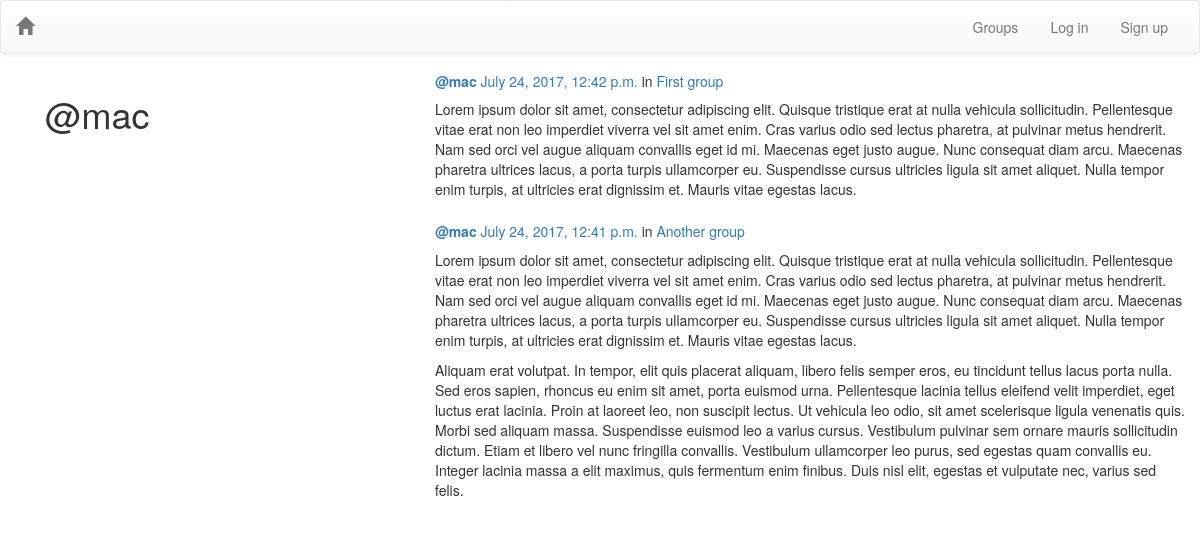
/post/by/mac, run on the app's committed database.
### posts/models.py (models this page shows, shortened)
class Post(models.Model):
    user = models.ForeignKey(User, related_name='posts')
    created_at = models.DateTimeField(auto_now=True)
    message = models.TextField()
    message_html = models.TextField(editable=False)
    group = models.ForeignKey(Group, related_name='posts', null=True, blank=True)
    class Meta:
        ordering = ['-created_at']
        unique_together = ['user', 'message']

### groups/models.py (models this page shows, shortened)
class Group(models.Model):
    name = models.CharField(max_length=128, unique=True)
    slug = models.SlugField(allow_unicode=True, unique=True)
    description = models.TextField(blank=True, default='')
    description_html = models.TextField(editable=False, default='', blank=True)
    members = models.ManyToManyField(User, through='GroupMember')
    class Meta:
        ordering = ['name']

### posts/views.py (the view)
# urls.py: url(r'by/(?P<username>[-\w]+)', views.UserPosts.as_view(), name='for_user'),
class UserPosts(generic.ListView):
    model = models.Post
    template_name = "posts/user_post_list.html"
    def get_queryset(self):
        try:
            self.post_user = User.objects.prefetch_related("posts").get(
                username__iexact=self.kwargs.get("username")
            )
        except User.DoesNotExist:
            raise Http404
        else:
            return self.post_user.posts.all()
    def get_context_data(self, **kwargs):
        context = super().get_context_data(**kwargs)
        context["post_user"] = self.post_user
        return context

### posts/templates/posts/user_post_list.html
{% extends 'posts/post_base.html' %}
{% load bootstrap3 %}
{% block prepost %}
<div class="col-md-4">
    <h1>@{{post_user.username}}</h1>
</div>
{% endblock %}
{% block post_content %}
<div class="col-md-8">
    {% for post in post_list %}
        {% include 'posts/_post.html' %}
    {% endfor %}
</div>
{% endblock %}

### posts/templates/posts/_post.html (shortened to what this page needs)
<div class="post media">
	<div class="media-body">
		<h5 class="media-heading">
			<span class="username"><a href="{% url 'posts:for_user' username=post.user.username %}">
				<strong>@{{ post.user.username }}</strong></a></span>
			<time class="time"><a href="{% url 'posts:single' username=post.user.username pk=post.pk %}">{{ post.created_at }}</a></time>
			{% if post.group %}
			<span class="group-name">in <a href="#">{{ post.group.name }}</a></span>
			{% endif %}
		</h5>
        <p>{{ post.message_html|safe }}</p>
	</div>
</div>

### data on the page
Post: user.username "mac", created_at "July 24, 2017, 12:42 p.m.", group.name "First group", message_html "Lorem ipsum dolor sit amet, consectetur adipiscing elit. Quisque tristique erat at nulla vehicula sollicitudin. Pellentesque vitae erat non leo imperdiet viverra vel sit amet enim. Cras varius odio sed lectus pharetra, at pulvinar metus hendrerit. Nam sed orci vel augue aliquam convallis eget id mi. Maecenas eget justo augue. Nunc consequat diam arcu. Maecenas pharetra ultrices lacus, a porta turpis ullamcorper eu. Suspendisse cursus ultricies ligula sit amet aliquet. Nulla tempor enim turpis, at ultricies erat dignissim et. Mauris vitae egestas lacus."
Post: user.username "mac", created_at "July 24, 2017, 12:41 p.m.", group.name "Another group", message_html "Lorem ipsum dolor sit amet, consectetur adipiscing elit. Quisque tristique erat at nulla vehicula sollicitudin. Pellentesque vitae erat non leo imperdiet viverra vel sit amet enim. Cras varius odio sed lectus pharetra, at pulvinar metus hendrerit. Nam sed orci vel augue aliquam convallis eget id mi. Maecenas eget justo augue. Nunc consequat diam arcu. Maecenas pharetra ultrices lacus, a porta turpis ullamcorper eu. Suspendisse cursus ultricies ligula sit amet aliquet. Nulla tempor enim turpis, at ultricies erat dignissim et. Mauris vitae egestas lacus. Aliquam erat volutpat. In tempor, elit quis placerat aliquam, libero felis semper eros, eu tincidunt tellus lacus porta nulla. Sed eros…"

### other printed values
{{ post_user.username }} "mac"
